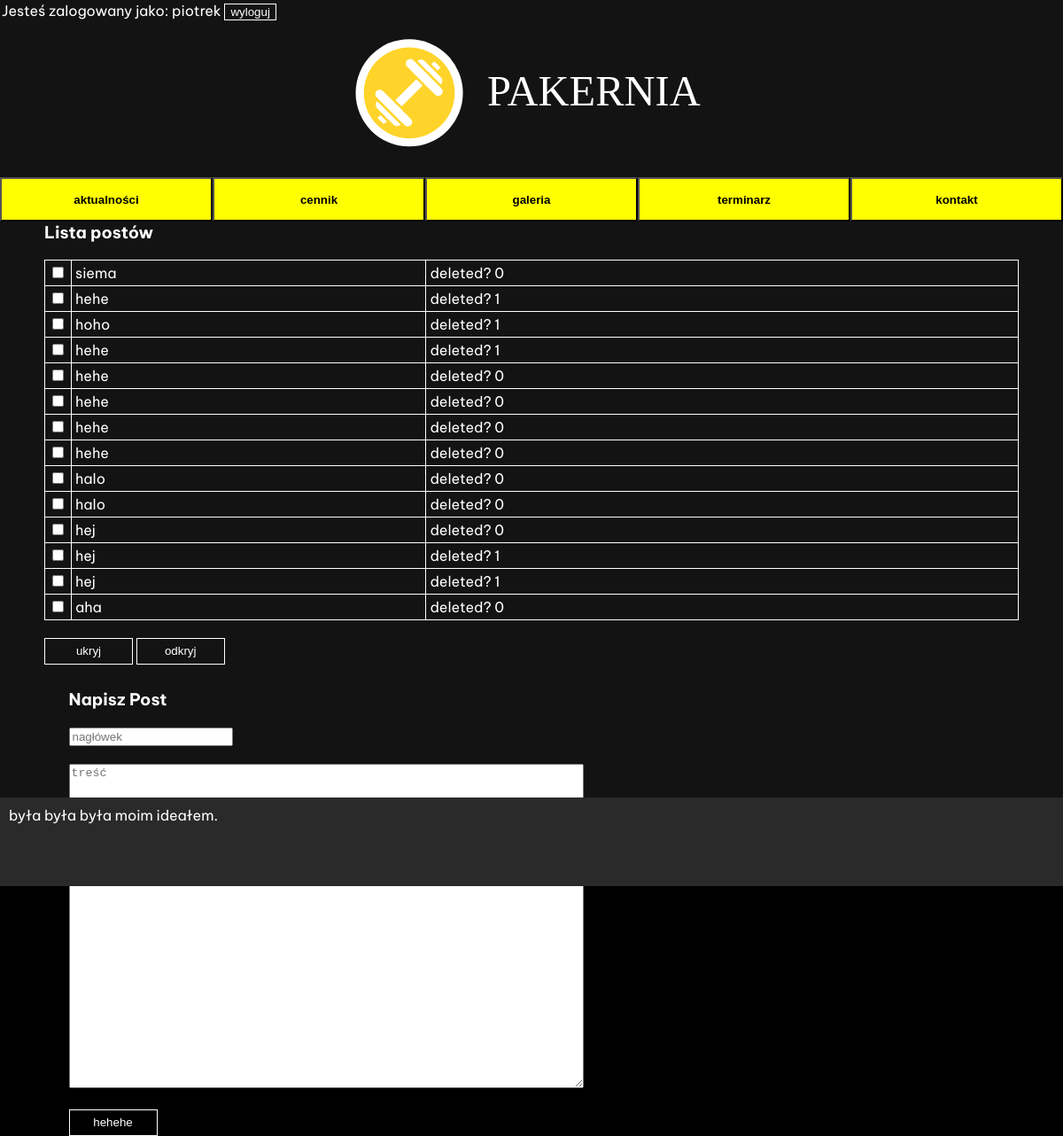
/test/test.php (signed in), run on the app's committed database.
### tables this page shows
CREATE TABLE `posts` (
  `id` int(11) NOT NULL,
  `headline` text NOT NULL,
  `paragrapf` text NOT NULL,
  `deleted` tinyint(4) NOT NULL
);

### test/content1.php (the view, shortened to what this page needs)
<?php
function displayPostList(){
    $postSelectQuery = "SELECT * FROM posts";
    $postSelectQueryResult = mysqli_query($GLOBALS['conn'], $postSelectQuery);
    if(mysqli_num_rows($postSelectQueryResult) > 0){
        $i = 1;
        while($row = mysqli_fetch_assoc($postSelectQueryResult)){
            echo"<tr class='postLi'>
            <td class='postTd1' ><input class='checkbox' type='checkbox' id='post" . $i . "' name='post" . $i . "'></td>
            <td class='postTd2'>" . $row['headline'] . "</td>
            <td class='postTd3'> deleted? " . $row['deleted'] . "</td></tr>";
            $i++;
        }
    }
}
    ?>

### test/style.css (style rules this page uses)
body { margin: 0; background-color: rgb(0, 0, 0); font-family: 'Be Vietnam Pro', sans-serif; color: white; }
td.postTd1 { width:21px; }
table, th, td { border:1px solid white; color: white; border-collapse: collapse; }
td { padding: 4px; }

### data on the page
posts: headline "siema", deleted "0"
posts: headline "hehe", deleted "1"
posts: headline "hoho", deleted "1"
posts: headline "hehe", deleted "1"
posts: headline "hehe", deleted "0"
posts: headline "hehe", deleted "0"
posts: headline "hehe", deleted "0"
posts: headline "hehe", deleted "0"
posts: headline "halo", deleted "0"
posts: headline "halo", deleted "0"
posts: headline "hej", deleted "0"
posts: headline "hej", deleted "1"
posts: headline "hej", deleted "1"
posts: headline "aha", deleted "0"

### other printed values
$_SESSION['klucz1'] "Jesteś zalogowany jako: piotrek"
